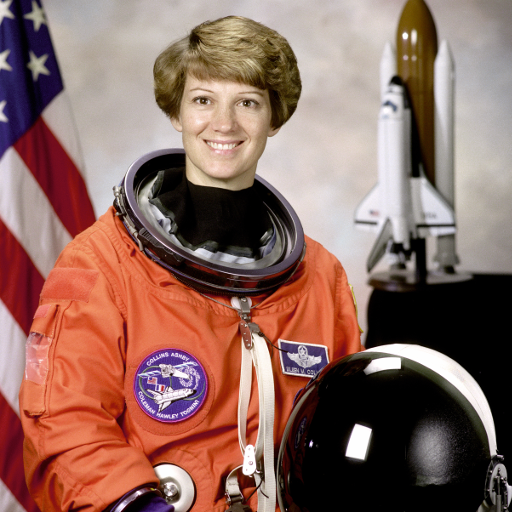
#> input picture skimage.data.astronaut(), 512 x 512 px
$ python train.py
#> lines starting #> are read from the running program, lines starting #| are printed output that depends on the picture
### training/dataset.py
from __future__ import annotations

import math
from dataclasses import dataclass
from pathlib import Path
from typing import Iterable, Sequence

import numpy as np
from PIL import Image, ImageDraw, ImageFilter
from skimage import data
from sklearn.datasets import load_sample_images

from color import make_degraded


@dataclass(frozen=True)
class DatasetBundle:
    images: np.ndarray
    targets: np.ndarray


def _to_rgb_array(image: np.ndarray) -> np.ndarray:
    array = np.asarray(image)
    if array.ndim == 2:
        array = np.repeat(array[..., None], 3, axis=2)
    if array.shape[2] == 4:
        alpha = array[..., 3:4].astype(np.float32) / 255.0
        rgb = array[..., :3].astype(np.float32)
        array = rgb * alpha + 255.0 * (1.0 - alpha)
    array = array[..., :3]
    if array.dtype != np.uint8:
        maximum = float(np.max(array)) if array.size else 1.0
        if maximum <= 1.0:
            array = array * 255.0
        array = np.clip(array, 0, 255).astype(np.uint8)
    return array


def load_builtin_images() -> list[np.ndarray]:
    candidates: Iterable[np.ndarray] = (
        data.astronaut(),
        data.coffee(),
        data.chelsea(),
        data.rocket(),
        data.hubble_deep_field(),
        data.immunohistochemistry(),
        data.camera(),
        data.moon(),
        data.page(),
        data.grass(),
        data.gravel(),
        *load_sample_images().images,
    )
    return [_to_rgb_array(image) for image in candidates]


def _procedural_image(rng: np.random.Generator, size: int = 384) -> np.ndarray:
    image = Image.new("RGB", (size, size), tuple(int(value) for value in rng.integers(0, 220, 3)))
    draw = ImageDraw.Draw(image, "RGBA")
    for _ in range(int(rng.integers(20, 60))):
        x0, y0 = (int(value) for value in rng.integers(-size // 4, size, 2))
        x1 = x0 + int(rng.integers(size // 20, size // 2))
        y1 = y0 + int(rng.integers(size // 20, size // 2))
        color = tuple(int(value) for value in rng.integers(0, 256, 3)) + (int(rng.integers(20, 180)),)
        if rng.random() < 0.5:
            draw.ellipse((x0, y0, x1, y1), fill=color)
        else:
            draw.rectangle((x0, y0, x1, y1), fill=color)
    if rng.random() < 0.7:
        image = image.filter(ImageFilter.GaussianBlur(float(rng.uniform(0.2, 2.5))))
    array = np.asarray(image, dtype=np.float32) / 255.0
    yy, xx = np.mgrid[0:size, 0:size]
    direction = rng.uniform(0, math.tau)
    gradient = (np.cos(direction) * xx + np.sin(direction) * yy) / size
    gradient = (gradient - gradient.min()) / max(1e-6, gradient.max() - gradient.min())
    tint = rng.uniform(0.65, 1.35, size=3)
    array = np.clip(array * (0.55 + gradient[..., None] * 0.65) * tint, 0.0, 1.0)
    noise = rng.normal(0.0, rng.uniform(0.0, 0.025), size=array.shape)
    return np.clip((array + noise) * 255.0, 0, 255).astype(np.uint8)


def load_image_paths(index_file: Path | None) -> list[Path]:
    if index_file is None:
        return []
    if not index_file.exists():
        raise FileNotFoundError(f"Dataset index does not exist: {index_file}")
    paths: list[Path] = []
    for raw in index_file.read_text(encoding="utf-8").splitlines():
        value = raw.strip()
        if not value or value.startswith("#"):
            continue
        path = Path(value).expanduser().resolve()
        if path.is_file():
            paths.append(path)
    if not paths:
        raise ValueError(f"Dataset index contains no readable images: {index_file}")
    return paths


def _load_source(source: np.ndarray | Path) -> np.ndarray:
    if isinstance(source, Path):
        with Image.open(source) as opened:
            opened.load()
            return _to_rgb_array(np.asarray(opened.convert("RGB")))
    return source


def _sample_crop(image: np.ndarray, rng: np.random.Generator, output_size: int) -> np.ndarray:
    height, width = image.shape[:2]
    minimum = min(height, width)
    crop_size = int(rng.uniform(max(output_size, minimum * 0.2), minimum))
    crop_size = max(output_size, min(crop_size, minimum))
    x = int(rng.integers(0, max(1, width - crop_size + 1)))
    y = int(rng.integers(0, max(1, height - crop_size + 1)))
    crop = image[y : y + crop_size, x : x + crop_size]
    pil = Image.fromarray(crop, mode="RGB")
    if rng.random() < 0.5:
        pil = pil.transpose(Image.Transpose.FLIP_LEFT_RIGHT)
    if rng.random() < 0.25:
        pil = pil.transpose(Image.Transpose.FLIP_TOP_BOTTOM)
    pil = pil.resize((output_size, output_size), Image.Resampling.LANCZOS)
    array = np.asarray(pil, dtype=np.float32) / 255.0
    if rng.random() < 0.35:
        temperature = rng.uniform(-0.08, 0.08)
        array[..., 0] += temperature
        array[..., 2] -= temperature
    return np.clip(array, 0.0, 1.0)


def teacher_parameters(image: np.ndarray) -> tuple[float, float, float, float]:
    """Robust global correction labels used to train the compact scene analyzer."""
    rgb = np.clip(image.astype(np.float32), 0.0, 1.0)
    linear = np.where(rgb <= 0.04045, rgb / 12.92, ((rgb + 0.055) / 1.055) ** 2.4)
    luminance = linear[..., 0] * 0.2126 + linear[..., 1] * 0.7152 + linear[..., 2] * 0.0722
    p05, p10, median, p90, p95 = np.percentile(luminance, (5, 10, 50, 90, 95))

    exposure = float(np.clip(np.log2(0.20 / max(0.015, float(median))), -1.25, 1.25))
    projected_high = float(p95 * (2.0 ** exposure))
    if projected_high > 0.96 and exposure > 0.0:
        exposure *= max(0.15, (0.96 - float(p95)) / max(1e-4, projected_high - float(p95)))

    projected_range = float((p90 - p10) * (2.0 ** exposure))
    contrast = float(np.clip(1.0 + (0.50 - projected_range) * 0.72, 0.72, 1.42))
    if p05 < 0.012 and contrast > 1.0:
        contrast = 1.0 + (contrast - 1.0) * 0.45

    maximum = rgb.max(axis=2)
    minimum = rgb.min(axis=2)
    saturation_map = (maximum - minimum) / np.maximum(maximum, 0.08)
    valid = maximum > 0.05
    mean_saturation = float(np.mean(saturation_map[valid])) if np.any(valid) else 0.0
    saturation = float(np.clip(1.0 + (0.34 - mean_saturation) * 0.75, 0.62, 1.48))
    highly_saturated = float(np.mean(saturation_map > 0.85))
    if highly_saturated > 0.12 and saturation > 1.0:
        saturation = 1.0 + (saturation - 1.0) * 0.35

    severity = max(
        abs(exposure) / 1.25,
        abs(contrast - 1.0) / 0.42,
        abs(saturation - 1.0) / 0.48,
    )
    strength = float(np.clip((severity - 0.025) / 0.25, 0.0, 1.0))
    return exposure, contrast, saturation, strength

def build_dataset(
    sample_count: int,
    seed: int,
    input_size: int = 64,
    identity_fraction: float = 0.25,
    external_paths: Sequence[Path] = (),
) -> DatasetBundle:
    rng = np.random.default_rng(seed)
    images: list[np.ndarray | Path] = list(load_builtin_images())
    images.extend(_procedural_image(rng) for _ in range(36))
    images.extend(external_paths)

    result_images = np.empty((sample_count, input_size, input_size, 3), dtype=np.uint8)
    targets = np.empty((sample_count, 4), dtype=np.float32)

    for index in range(sample_count):
        source = images[int(rng.integers(0, len(images)))]
        clean = _sample_crop(_load_source(source), rng, input_size)
        if rng.random() < identity_fraction:
            degraded = clean
        else:


            corruption_exposure = float(rng.triangular(-1.45, 0.0, 1.45))
            corruption_contrast = float(rng.triangular(0.55, 1.0, 1.65))
            corruption_saturation = float(rng.triangular(0.35, 1.0, 1.75))
            degraded = make_degraded(
                clean,
                -corruption_exposure,
                1.0 / corruption_contrast,
                1.0 / corruption_saturation,
            )
            if rng.random() < 0.35:
                noise = rng.normal(0.0, rng.uniform(0.0, 0.012), size=degraded.shape)
                degraded = np.clip(degraded + noise, 0.0, 1.0)

        exposure, contrast, saturation, strength = teacher_parameters(degraded)
        result_images[index] = np.clip(np.rint(degraded * 255.0), 0, 255).astype(np.uint8)
        targets[index] = (exposure, contrast, saturation, strength)

    order = rng.permutation(sample_count)
    return DatasetBundle(images=result_images[order], targets=targets[order])

### training/color.py
from __future__ import annotations

import numpy as np


def srgb_to_linear(rgb: np.ndarray) -> np.ndarray:
    rgb = np.clip(rgb, 0.0, 1.0)
    return np.where(rgb <= 0.04045, rgb / 12.92, ((rgb + 0.055) / 1.055) ** 2.4)


def linear_to_srgb(rgb: np.ndarray) -> np.ndarray:
    rgb = np.clip(rgb, 0.0, 1.0)
    return np.where(rgb <= 0.0031308, rgb * 12.92, 1.055 * np.power(rgb, 1.0 / 2.4) - 0.055)


# [17 lines left out: function apply_correction, not called in this run]


def make_degraded(
    clean: np.ndarray,
    target_exposure_ev: float,
    target_contrast: float,
    target_saturation: float,
    pivot: float = 0.18,
) -> np.ndarray:
    """Apply the inverse operations in reverse order so the targets restore the image."""
    linear = srgb_to_linear(clean.astype(np.float32))


    luminance = (
        linear[..., 0] * 0.2126
        + linear[..., 1] * 0.7152
        + linear[..., 2] * 0.0722
    )[..., None]
    linear = luminance + (1.0 / target_saturation) * (linear - luminance)


    linear = (linear - pivot) / target_contrast + pivot


    linear = linear * (2.0 ** (-target_exposure_ev))
    return linear_to_srgb(np.clip(linear, 0.0, 1.0)).astype(np.float32)

### training/train.py
from __future__ import annotations

import argparse
import json
import random
import sys
from pathlib import Path

import numpy as np
import torch
from torch import nn
from torch.utils.data import DataLoader, TensorDataset

ROOT = Path(__file__).resolve().parents[1]
sys.path.insert(0, str(Path(__file__).resolve().parent))

from dataset import build_dataset, load_image_paths
from model import TinyEnhancerCNN, transform_outputs


# [44 lines left out: functions weighted_parameter_loss, evaluate, not called in this run]


def main() -> None:
    parser = argparse.ArgumentParser()
    parser.add_argument("--train-samples", type=int, default=7000)
    parser.add_argument("--validation-samples", type=int, default=1400)
    parser.add_argument("--epochs", type=int, default=18)
    parser.add_argument("--batch-size", type=int, default=128)
    parser.add_argument("--seed", type=int, default=20260729)
    parser.add_argument("--output", type=Path, default=ROOT / "training" / "checkpoints" / "baseline.pt")
    parser.add_argument("--train-list", type=Path)
    parser.add_argument("--validation-list", type=Path)
    args = parser.parse_args()

    random.seed(args.seed)
    np.random.seed(args.seed)
    torch.manual_seed(args.seed)
#> (this line was passed over: torch is not available in this run)
    torch.set_num_threads(min(8, max(1, torch.get_num_threads())))
#> (this line was passed over: torch is not available in this run)

    train_paths = load_image_paths(args.train_list)
    validation_paths = load_image_paths(args.validation_list)
    train = build_dataset(args.train_samples, args.seed, external_paths=train_paths)
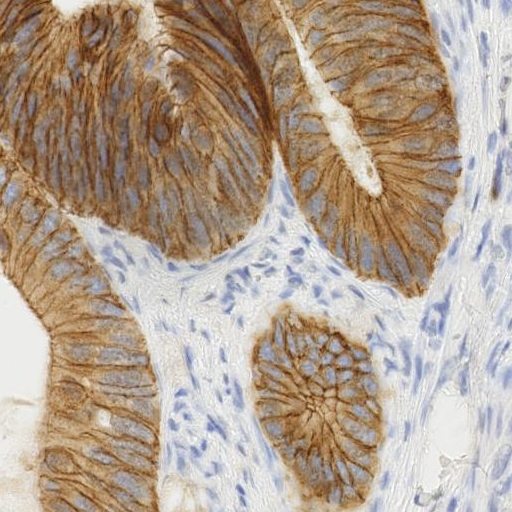
#> input picture skimage.data.immunohistochemistry(), 512 x 512 px
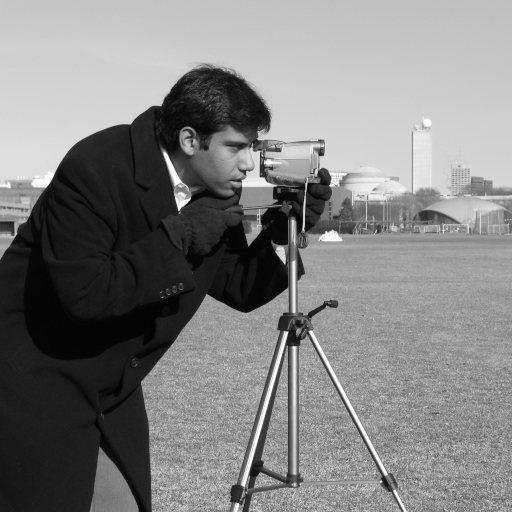
#> input picture skimage.data.camera(), 512 x 512 px
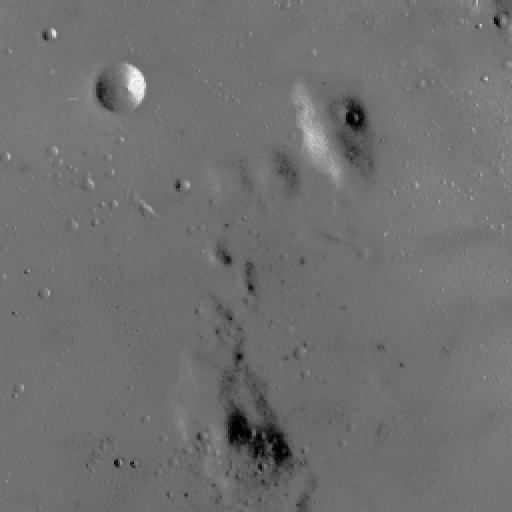
#> input picture skimage.data.moon(), 512 x 512 px
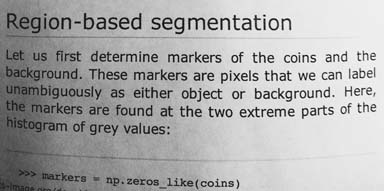
#> input picture skimage.data.page(), 384 x 191 px
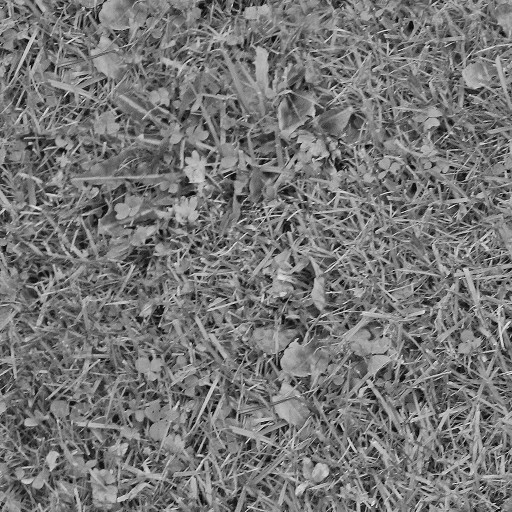
#> input picture skimage.data.grass(), 512 x 512 px
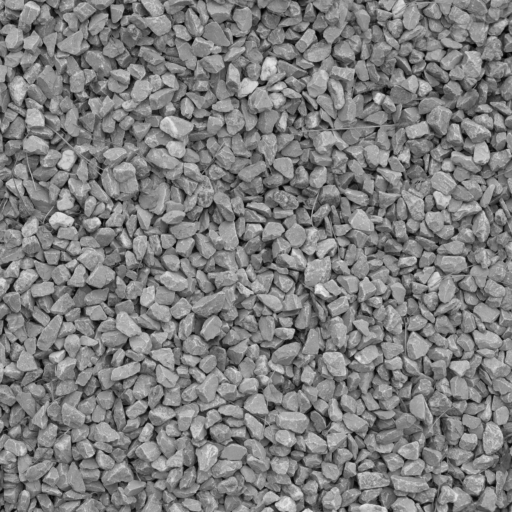
#> input picture skimage.data.gravel(), 512 x 512 px
#> in _to_rgb_array, array is the input picture: shape (512, 512, 3); mean R, G, B 141.6, 105.8, 96.5
#> in _to_rgb_array, array is the input picture: shape (512, 512, 3); mean R, G, B 177.3, 159.8, 144
#> in _to_rgb_array, array is the input picture: shape (512, 512); min 0, max 255, mean 129.1
#> in _to_rgb_array, array is the input picture: shape (512, 512); min 0, max 255, mean 112.2
#> in _to_rgb_array, array is the input picture: shape (191, 384); min 0, max 255, mean 171.5
#> in _to_rgb_array, array is the input picture: shape (512, 512); min 0, max 244, mean 118.2
#> in _to_rgb_array, array is the input picture: shape (512, 512); min 0, max 237, mean 126.5
#> in build_dataset, `images: list[np.ndarray | Path] = list(load_builtin_images())`: images = 13 items
#> in _procedural_image (call 7), `array = np.asarray(image, dtype=np.float32) / 255.0`:
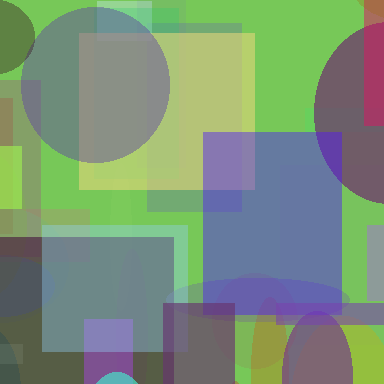
#> array: shape (384, 384, 3) float32; mean R, G, B 0.48, 0.567, 0.471
#> in _sample_crop, `height, width = image.shape[:2]`: height = 384
#> in _sample_crop, `crop_size = int(rng.uniform(max(output_size, minimum * 0.2), minimum))`: crop_size = 342
#> in _sample_crop, `x = int(rng.integers(0, max(1, width - crop_size + 1)))`: x = 6
#> in _sample_crop, `y = int(rng.integers(0, max(1, height - crop_size + 1)))`: y = 0
#> in teacher_parameters, `p05, p10, median, p90, p95 = np.percentile(luminance, (5, 10, 50, 90, ..`: p05 = 0.00346; p10 = 0.115; median = 0.361; p90 = 0.646; p95 = 0.71
#> in teacher_parameters, `exposure = float(np.clip(np.log2(0.20 / max(0.015, float(median))), -1..`: exposure = -0.853
#> in teacher_parameters, `projected_high = float(p95 * (2.0 ** exposure))`: projected_high = 0.393
#> in teacher_parameters, `projected_range = float((p90 - p10) * (2.0 ** exposure))`: projected_range = 0.294
#> in teacher_parameters, `contrast = float(np.clip(1.0 + (0.50 - projected_range) * 0.72, 0.72, ..`: contrast = 1.15
#> in teacher_parameters, `contrast = 1.0 + (contrast - 1.0) * 0.45`: contrast = 1.07
#> in teacher_parameters, `mean_saturation = float(np.mean(saturation_map[valid])) if np.any(vali..`: mean_saturation = 0.787
#> in teacher_parameters, `saturation = float(np.clip(1.0 + (0.34 - mean_saturation) * 0.75, 0.62..`: saturation = 0.665
#> in teacher_parameters, `highly_saturated = float(np.mean(saturation_map > 0.85))`: highly_saturated = 0.659
#> in teacher_parameters, `severity = max( abs(exposure) / 1.25, abs(contrast - 1.0) / 0.42, abs(..`: severity = 0.698
#> in teacher_parameters, `strength = float(np.clip((severity - 0.025) / 0.25, 0.0, 1.0))`: strength = 1
#> in build_dataset, `exposure, contrast, saturation, strength = teacher_parameters(degraded)`: exposure = -0.853; contrast = 1.07; saturation = 0.665; strength = 1
    validation = build_dataset(args.validation_samples, args.seed + 1, external_paths=validation_paths)

    train_images = torch.from_numpy(train.images).permute(0, 3, 1, 2).float() / 127.5 - 1.0
    validation_images = torch.from_numpy(validation.images).permute(0, 3, 1, 2).float() / 127.5 - 1.0
    train_targets = torch.from_numpy(train.targets)
    validation_targets = torch.from_numpy(validation.targets)

    train_loader = DataLoader(
        TensorDataset(train_images, train_targets),
        batch_size=args.batch_size,
        shuffle=True,
        num_workers=0,
    )
    validation_loader = DataLoader(
        TensorDataset(validation_images, validation_targets),
        batch_size=args.batch_size,
        shuffle=False,
        num_workers=0,
    )

    device = torch.device("cpu")
    model = TinyEnhancerCNN().to(device)
    optimizer = torch.optim.AdamW(model.parameters(), lr=2.0e-3, weight_decay=1.0e-4)
    scheduler = torch.optim.lr_scheduler.CosineAnnealingLR(optimizer, T_max=args.epochs)

    best_loss = float("inf")
    best_epoch = 0
    args.output.parent.mkdir(parents=True, exist_ok=True)
    history: list[dict[str, float | int]] = []

    for epoch in range(1, args.epochs + 1):
        model.train()
        epoch_losses: list[float] = []
        for images, targets in train_loader:
            images = images.to(device)
            targets = targets.to(device)
            optimizer.zero_grad(set_to_none=True)
            predicted = transform_outputs(model(images))
            loss = weighted_parameter_loss(predicted, targets)
            loss.backward()
            nn.utils.clip_grad_norm_(model.parameters(), max_norm=5.0)
            optimizer.step()
            epoch_losses.append(float(loss.item()))
        scheduler.step()

        metrics = evaluate(model, validation_loader, device)
        row: dict[str, float | int] = {
            "epoch": epoch,
            "train_loss": float(np.mean(epoch_losses)),
            **metrics,
        }
        history.append(row)
        print(json.dumps(row, ensure_ascii=False))

        if metrics["loss"] < best_loss:
            best_loss = metrics["loss"]
            best_epoch = epoch
            torch.save(
                {
                    "state_dict": model.state_dict(),
                    "seed": args.seed,
                    "epoch": epoch,
                    "metrics": metrics,
                    "architecture": "tiny-cnn-v1",
                    "input_size": 64,
                },
                args.output,
            )

    history_path = args.output.with_suffix(".history.json")
    history_path.write_text(
        json.dumps({"best_epoch": best_epoch, "best_loss": best_loss, "history": history}, indent=2),
        encoding="utf-8",
    )
    print(f"saved={args.output} best_epoch={best_epoch} best_loss={best_loss:.6f}")


if __name__ == "__main__":
    main()
